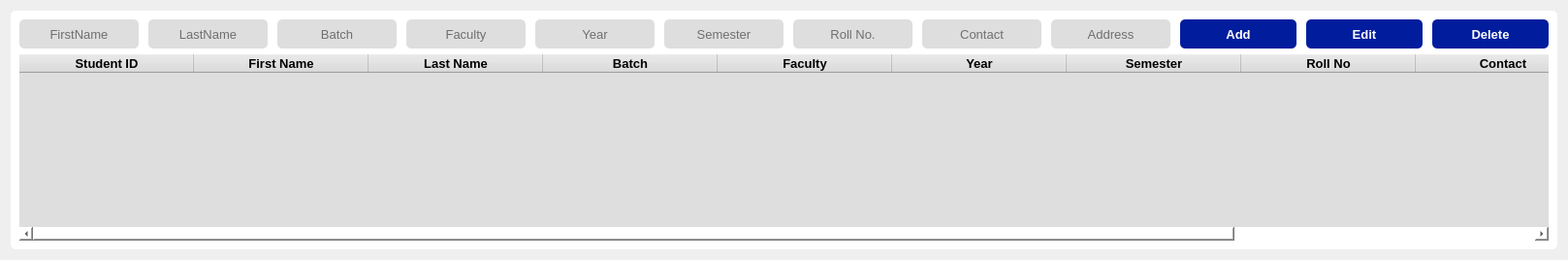
        <widget class="QWidget" name="students_page">
         <layout class="QVBoxLayout" name="verticalLayout_8">
          <item>
           <widget class="QFrame" name="students_frame">
            <property name="styleSheet">
             <string notr="true">background-color: rgb(255, 255, 255);
border-radius: 5px;</string>
            </property>
            <property name="frameShape">
             <enum>QFrame::StyledPanel</enum>
            </property>
            <property name="frameShadow">
             <enum>QFrame::Raised</enum>
            </property>
            <layout class="QVBoxLayout" name="verticalLayout_26">
             <item>
              <layout class="QVBoxLayout" name="verticalLayout_25">
               <item>
                <layout class="QHBoxLayout" name="horizontalLayout_9" stretch="5,5,5,5,5,5,5,5,5,5,0,0">
                 <property name="spacing">
                  <number>10</number>
                 </property>
                 <property name="leftMargin">
                  <number>0</number>
                 </property>
                 <property name="topMargin">
                  <number>0</number>
                 </property>
                 <property name="rightMargin">
                  <number>0</number>
                 </property>
                 <property name="bottomMargin">
                  <number>0</number>
                 </property>
                 <item>
                  <widget class="QLineEdit" name="student_first_name">
                   <property name="sizePolicy">
                    <sizepolicy hsizetype="MinimumExpanding" vsizetype="Preferred">
                     <horstretch>0</horstretch>
                     <verstretch>0</verstretch>
                    </sizepolicy>
                   </property>
                   <property name="minimumSize">
                    <size>
                     <width>50</width>
                     <height>30</height>
                    </size>
                   </property>
                   <property name="font">
                    <font>
                     <pointsize>10</pointsize>
                    </font>
                   </property>
                   <property name="styleSheet">
                    <string notr="true">background-color: rgb(222, 222, 222);
border-radius: 5px;</string>
                   </property>
                   <property name="alignment">
                    <set>Qt::AlignCenter</set>
                   </property>
                   <property name="placeholderText">
                    <string>FirstName</string>
                   </property>
                  </widget>
                 </item>
                 <item>
                  <widget class="QLineEdit" name="student_last_name">
                   <property name="sizePolicy">
                    <sizepolicy hsizetype="MinimumExpanding" vsizetype="Preferred">
                     <horstretch>0</horstretch>
                     <verstretch>0</verstretch>
                    </sizepolicy>
                   </property>
                   <property name="minimumSize">
                    <size>
                     <width>50</width>
                     <height>30</height>
                    </size>
                   </property>
                   <property name="font">
                    <font>
                     <pointsize>10</pointsize>
                    </font>
                   </property>
                   <property name="styleSheet">
                    <string notr="true">background-color: rgb(222, 222, 222);
border-radius: 5px;</string>
                   </property>
                   <property name="alignment">
                    <set>Qt::AlignCenter</set>
                   </property>
                   <property name="placeholderText">
                    <string>LastName</string>
                   </property>
                  </widget>
                 </item>
                 <item>
                  <widget class="QLineEdit" name="student_batch">
                   <property name="sizePolicy">
                    <sizepolicy hsizetype="MinimumExpanding" vsizetype="Preferred">
                     <horstretch>0</horstretch>
                     <verstretch>0</verstretch>
                    </sizepolicy>
                   </property>
                   <property name="minimumSize">
                    <size>
                     <width>50</width>
                     <height>30</height>
                    </size>
                   </property>
                   <property name="font">
                    <font>
                     <pointsize>10</pointsize>
                    </font>
                   </property>
                   <property name="styleSheet">
                    <string notr="true">background-color: rgb(222, 222, 222);
border-radius: 5px;</string>
                   </property>
                   <property name="alignment">
                    <set>Qt::AlignCenter</set>
                   </property>
                   <property name="placeholderText">
                    <string>Batch</string>
                   </property>
                  </widget>
                 </item>
                 <item>
                  <widget class="QLineEdit" name="student_faculty">
                   <property name="sizePolicy">
                    <sizepolicy hsizetype="MinimumExpanding" vsizetype="Preferred">
                     <horstretch>0</horstretch>
                     <verstretch>0</verstretch>
                    </sizepolicy>
                   </property>
                   <property name="minimumSize">
                    <size>
                     <width>50</width>
                     <height>30</height>
                    </size>
                   </property>
                   <property name="font">
                    <font>
                     <pointsize>10</pointsize>
                    </font>
                   </property>
                   <property name="styleSheet">
                    <string notr="true">background-color: rgb(222, 222, 222);
border-radius: 5px;</string>
                   </property>
                   <property name="text">
                    <string/>
                   </property>
                   <property name="alignment">
                    <set>Qt::AlignCenter</set>
                   </property>
                   <property name="placeholderText">
                    <string>Faculty</string>
                   </property>
                  </widget>
                 </item>
                 <item>
                  <widget class="QLineEdit" name="student_year">
                   <property name="sizePolicy">
                    <sizepolicy hsizetype="MinimumExpanding" vsizetype="Preferred">
                     <horstretch>0</horstretch>
                     <verstretch>0</verstretch>
                    </sizepolicy>
                   </property>
                   <property name="minimumSize">
                    <size>
                     <width>50</width>
                     <height>30</height>
                    </size>
                   </property>
                   <property name="font">
                    <font>
                     <pointsize>10</pointsize>
                    </font>
                   </property>
                   <property name="styleSheet">
                    <string notr="true">background-color: rgb(222, 222, 222);
border-radius: 5px;</string>
                   </property>
                   <property name="alignment">
                    <set>Qt::AlignCenter</set>
                   </property>
                   <property name="placeholderText">
                    <string>Year</string>
                   </property>
                  </widget>
                 </item>
                 <item>
                  <widget class="QLineEdit" name="student_semester">
                   <property name="sizePolicy">
                    <sizepolicy hsizetype="MinimumExpanding" vsizetype="Preferred">
                     <horstretch>0</horstretch>
                     <verstretch>0</verstretch>
                    </sizepolicy>
                   </property>
                   <property name="minimumSize">
                    <size>
                     <width>50</width>
                     <height>30</height>
                    </size>
                   </property>
                   <property name="font">
                    <font>
                     <pointsize>10</pointsize>
                    </font>
                   </property>
                   <property name="styleSheet">
                    <string notr="true">background-color: rgb(222, 222, 222);
border-radius: 5px;</string>
                   </property>
                   <property name="alignment">
                    <set>Qt::AlignCenter</set>
                   </property>
                   <property name="placeholderText">
                    <string>Semester</string>
                   </property>
                  </widget>
                 </item>
                 <item>
                  <widget class="QLineEdit" name="student_roll_no">
                   <property name="minimumSize">
                    <size>
                     <width>50</width>
                     <height>30</height>
                    </size>
                   </property>
                   <property name="font">
                    <font>
                     <pointsize>10</pointsize>
                    </font>
                   </property>
                   <property name="styleSheet">
                    <string notr="true">background-color: rgb(222, 222, 222);
border-radius: 5px;</string>
                   </property>
                   <property name="text">
                    <string/>
                   </property>
                   <property name="alignment">
                    <set>Qt::AlignCenter</set>
                   </property>
                   <property name="placeholderText">
                    <string>Roll No.</string>
                   </property>
                  </widget>
                 </item>
                 <item>
                  <widget class="QLineEdit" name="student_contact">
                   <property name="minimumSize">
                    <size>
                     <width>50</width>
                     <height>30</height>
                    </size>
                   </property>
                   <property name="font">
                    <font>
                     <pointsize>10</pointsize>
                    </font>
                   </property>
                   <property name="styleSheet">
                    <string notr="true">background-color: rgb(222, 222, 222);
border-radius: 5px;</string>
                   </property>
                   <property name="text">
                    <string/>
                   </property>
                   <property name="alignment">
                    <set>Qt::AlignCenter</set>
                   </property>
                   <property name="placeholderText">
                    <string>Contact</string>
                   </property>
                  </widget>
                 </item>
                 <item>
                  <widget class="QLineEdit" name="student_address">
                   <property name="minimumSize">
                    <size>
                     <width>50</width>
                     <height>30</height>
                    </size>
                   </property>
                   <property name="font">
                    <font>
                     <pointsize>10</pointsize>
                    </font>
                   </property>
                   <property name="styleSheet">
                    <string notr="true">background-color: rgb(222, 222, 222);
border-radius: 5px;</string>
                   </property>
                   <property name="text">
                    <string/>
                   </property>
                   <property name="alignment">
                    <set>Qt::AlignCenter</set>
                   </property>
                   <property name="placeholderText">
                    <string>Address</string>
                   </property>
                  </widget>
                 </item>
                 <item>
                  <widget class="QPushButton" name="add_student_btn">
                   <property name="sizePolicy">
                    <sizepolicy hsizetype="MinimumExpanding" vsizetype="Preferred">
                     <horstretch>0</horstretch>
                     <verstretch>0</verstretch>
                    </sizepolicy>
                   </property>
                   <property name="minimumSize">
                    <size>
                     <width>120</width>
                     <height>30</height>
                    </size>
                   </property>
                   <property name="maximumSize">
                    <size>
                     <width>100</width>
                     <height>16777215</height>
                    </size>
                   </property>
                   <property name="font">
                    <font>
                     <pointsize>10</pointsize>
                     <weight>75</weight>
                     <bold>true</bold>
                    </font>
                   </property>
                   <property name="styleSheet">
                    <string notr="true">background-color: rgb(1, 29, 157);
border-radius: 5px;
color: rgb(255, 255, 255);</string>
                   </property>
                   <property name="text">
                    <string>Add</string>
                   </property>
                  </widget>
                 </item>
                 <item>
                  <widget class="QPushButton" name="edit_student_btn">
                   <property name="minimumSize">
                    <size>
                     <width>120</width>
                     <height>30</height>
                    </size>
                   </property>
                   <property name="font">
                    <font>
                     <pointsize>10</pointsize>
                     <weight>75</weight>
                     <bold>true</bold>
                    </font>
                   </property>
                   <property name="styleSheet">
                    <string notr="true">background-color: rgb(1, 29, 157);
border-radius: 5px;
color: rgb(255, 255, 255);</string>
                   </property>
                   <property name="text">
                    <string>Edit</string>
                   </property>
                  </widget>
                 </item>
                 <item>
                  <widget class="QPushButton" name="delete_student_btn">
                   <property name="minimumSize">
                    <size>
                     <width>120</width>
                     <height>30</height>
                    </size>
                   </property>
                   <property name="font">
                    <font>
                     <pointsize>10</pointsize>
                     <weight>75</weight>
                     <bold>true</bold>
                    </font>
                   </property>
                   <property name="styleSheet">
                    <string notr="true">background-color: rgb(1, 29, 157);
border-radius: 5px;
color: rgb(255, 255, 255);</string>
                   </property>
                   <property name="text">
                    <string>Delete</string>
                   </property>
                  </widget>
                 </item>
                </layout>
               </item>
               <item>
                <widget class="QTableWidget" name="student_table_widget">
                 <property name="font">
                  <font>
                   <pointsize>10</pointsize>
                  </font>
                 </property>
                 <property name="styleSheet">
                  <string notr="true">background-color: rgb(222, 222, 222);</string>
                 </property>
                 <attribute name="horizontalHeaderCascadingSectionResizes">
                  <bool>true</bool>
                 </attribute>
                 <attribute name="horizontalHeaderDefaultSectionSize">
                  <number>180</number>
                 </attribute>
                 <attribute name="horizontalHeaderHighlightSections">
                  <bool>true</bool>
                 </attribute>
                 <attribute name="horizontalHeaderMinimumSectionSize">
                  <number>180</number>
                 </attribute>
                 <attribute name="horizontalHeaderShowSortIndicator" stdset="0">
                  <bool>true</bool>
                 </attribute>
                 <attribute name="horizontalHeaderStretchLastSection">
                  <bool>true</bool>
                 </attribute>
                 <attribute name="verticalHeaderDefaultSectionSize">
                  <number>40</number>
                 </attribute>
                 <attribute name="verticalHeaderMinimumSectionSize">
                  <number>40</number>
                 </attribute>
                 <attribute name="verticalHeaderShowSortIndicator" stdset="0">
                  <bool>true</bool>
                 </attribute>
                 <attribute name="verticalHeaderStretchLastSection">
                  <bool>false</bool>
                 </attribute>
                 <column>
                  <property name="text">
                   <string>Student ID</string>
                  </property>
                  <property name="font">
                   <font>
                    <pointsize>10</pointsize>
                    <weight>75</weight>
                    <bold>true</bold>
                   </font>
                  </property>
                  <property name="textAlignment">
                   <set>AlignCenter</set>
                  </property>
                 </column>
                 <column>
                  <property name="text">
                   <string>First Name</string>
                  </property>
                  <property name="font">
                   <font>
                    <pointsize>10</pointsize>
                    <weight>75</weight>
                    <bold>true</bold>
                   </font>
                  </property>
                  <property name="textAlignment">
                   <set>AlignCenter</set>
                  </property>
                 </column>
                 <column>
                  <property name="text">
                   <string>Last Name</string>
                  </property>
                  <property name="font">
                   <font>
                    <pointsize>10</pointsize>
                    <weight>75</weight>
                    <bold>true</bold>
                   </font>
                  </property>
                  <property name="textAlignment">
                   <set>AlignCenter</set>
                  </property>
                 </column>
                 <column>
                  <property name="text">
                   <string>Batch</string>
                  </property>
                  <property name="font">
                   <font>
                    <pointsize>10</pointsize>
                    <weight>75</weight>
                    <bold>true</bold>
                   </font>
                  </property>
                  <property name="textAlignment">
                   <set>AlignCenter</set>
                  </property>
                 </column>
                 <column>
                  <property name="text">
                   <string>Faculty</string>
                  </property>
                  <property name="font">
                   <font>
                    <pointsize>10</pointsize>
                    <weight>75</weight>
                    <bold>true</bold>
                   </font>
                  </property>
                  <property name="textAlignment">
                   <set>AlignCenter</set>
                  </property>
                 </column>
                 <column>
                  <property name="text">
                   <string>Year</string>
                  </property>
                  <property name="font">
                   <font>
                    <pointsize>10</pointsize>
                    <weight>75</weight>
                    <bold>true</bold>
                   </font>
                  </property>
                  <property name="textAlignment">
                   <set>AlignCenter</set>
                  </property>
                 </column>
                 <column>
                  <property name="text">
                   <string>Semester</string>
                  </property>
                  <property name="font">
                   <font>
                    <pointsize>10</pointsize>
                    <weight>75</weight>
                    <bold>true</bold>
                   </font>
                  </property>
                  <property name="textAlignment">
                   <set>AlignCenter</set>
                  </property>
                 </column>
                 <column>
                  <property name="text">
                   <string>Roll No</string>
                  </property>
                  <property name="font">
                   <font>
                    <pointsize>10</pointsize>
                    <weight>75</weight>
                    <bold>true</bold>
                   </font>
                  </property>
                  <property name="textAlignment">
                   <set>AlignCenter</set>
                  </property>
                 </column>
                 <column>
                  <property name="text">
                   <string>Contact</string>
                  </property>
                  <property name="font">
                   <font>
                    <pointsize>10</pointsize>
                    <weight>75</weight>
                    <bold>true</bold>
                   </font>
                  </property>
                  <property name="textAlignment">
                   <set>AlignCenter</set>
                  </property>
                 </column>
                 <column>
                  <property name="text">
                   <string>Address</string>
                  </property>
                  <property name="font">
                   <font>
                    <pointsize>10</pointsize>
                    <weight>75</weight>
                    <bold>true</bold>
                   </font>
                  </property>
                  <property name="textAlignment">
                   <set>AlignCenter</set>
                  </property>
                 </column>
                </widget>
               </item>
              </layout>
             </item>
            </layout>
           </widget>
          </item>
         </layout>
        </widget>
